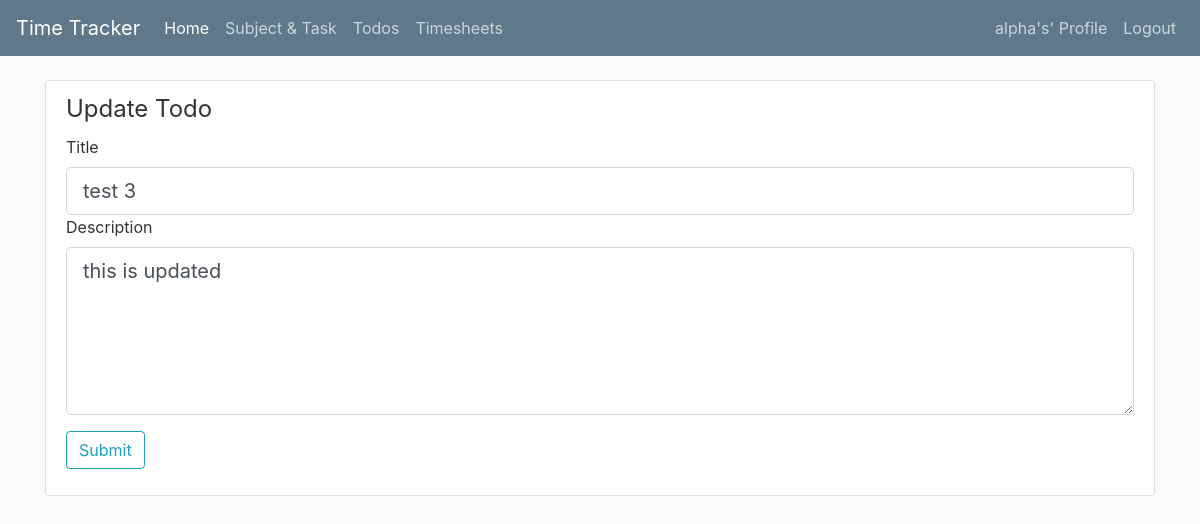
Page /todos/3/update (signed in) on the earlier database version.
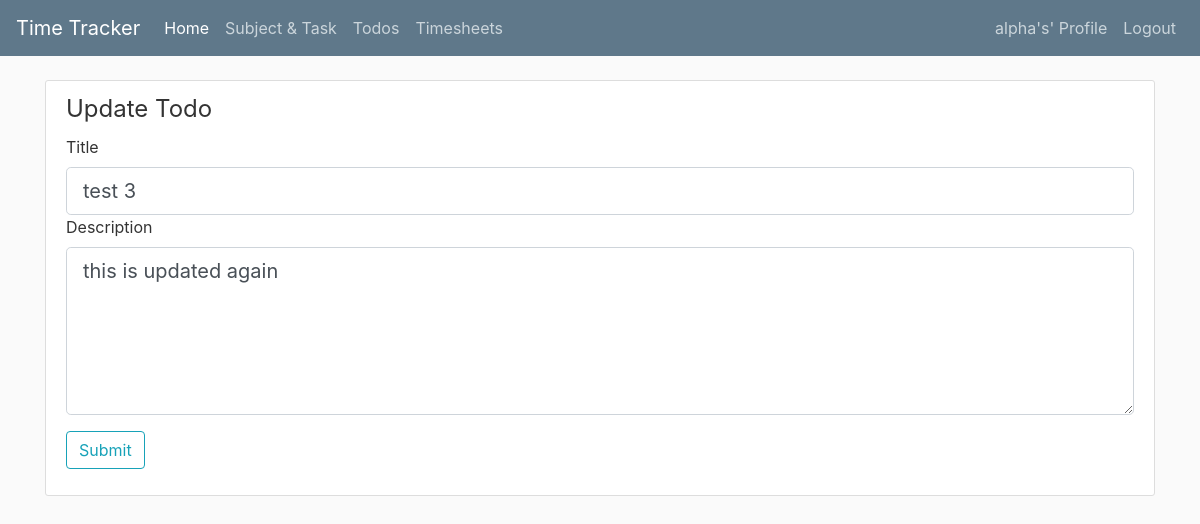
Same page on the later database version.
### timetracker/models.py (models this page shows, shortened)
class Todo(db.Model):
	id = db.Column(db.Integer, primary_key=True)
	title = db.Column(db.String(256), nullable=False)
	description = db.Column(db.Text, nullable=False)
	date_created = db.Column(db.DateTime, nullable=False, default=datetime.utcnow)
	date_completed = db.Column(db.DateTime, nullable=True)
	user_id = db.Column(db.Integer, db.ForeignKey('user.id'), nullable=False)
	user = db.relationship('User', backref=db.backref('todos', lazy=True))

### timetracker/todos/routes.py (the view)
@todos.route('/todos/<int:todo_id>/update', methods=['GET', 'POST'])
@login_required
def update_todo(todo_id):
	todo = Todo.query.get_or_404(todo_id)
	if todo.user_id != current_user.id:
		abort(403)
	form = TodoForm()
	if form.validate_on_submit():  # POST only
		todo.title = form.title.data
		todo.description = form.description.data
		db.session.commit()
		flash(f"Todo '{form.title.data}' has beed updated'", category="success")
		return redirect(url_for('todos.todo_list'))
	elif request.method == 'GET':  # GET only
		form.title.data = todo.title
		form.description.data = todo.description
		return render_template('edit_todo.html', title='Update Todo', form=form)

### timetracker/todos/forms.py
class TodoForm(FlaskForm):
	title = StringField('Title', validators=[DataRequired()])
	description = TextAreaField('Description')
	submit = SubmitField('Submit')

### timetracker/models.py (called while the page is built)
@login_manager.user_loader
def load_user(user_id):
	return User.query.get(int(user_id))

### timetracker/templates/edit_todo.html (shortened to what this page needs)
{% extends "layout.html" %}
{% block content %}
<div class="content-section">
	<form method="POST" action="">
		<fieldset class="form-group">
			<legend>{{ title }}</legend>
			<div>
				{{form.title.label(class="form-control-label")}}
				{% if form.title.errors %}
					{{form.title(class="form-control form-control-lg is-invalid")}}
					<div class="invalid-feedback">
						{% for error in form.title.errors %}
							<span>{{ error }}</span>
						{% endfor %}
					</div>
				{% else %}
					{{form.title(class="form-control form-control-lg")}}
				{% endif %}
			</div>
			<div>
				{{form.description.label(class="form-control-label")}}
				{% if form.description.errors %}
					{{form.description(class="form-control form-control-lg is-invalid", rows=5)}}
					<div class="invalid-feedback">
						{% for error in form.description.errors %}
							<span>{{ error }}</span>
						{% endfor %}
					</div>
				{% else %}
					{{form.description(class="form-control form-control-lg", rows=5)}}
				{% endif %}
			</div>
		</fieldset>
		<div class="form-group">
			{{form.submit(class="btn btn-outline-info")}}
		</div>
	</form>
</div>
{% endblock content %}

Differences in the rows shown:
changed Todo "test 3": description "this is updated" → "this is updated again"
